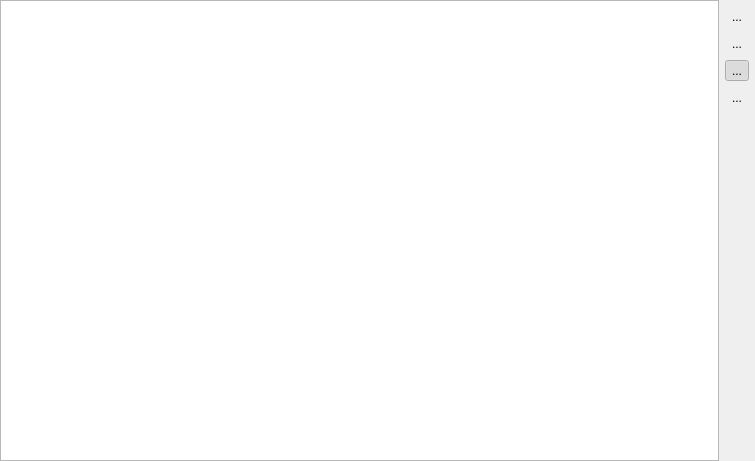
<?xml version="1.0" encoding="UTF-8"?>
<ui version="4.0">
 <class>Console</class>
 <widget class="QWidget" name="Console">
  <property name="geometry">
   <rect>
    <x>0</x>
    <y>0</y>
    <width>755</width>
    <height>461</height>
   </rect>
  </property>
  <property name="windowTitle">
   <string>Console</string>
  </property>
  <layout class="QHBoxLayout" name="horizontalLayout">
   <property name="spacing">
    <number>0</number>
   </property>
   <property name="leftMargin">
    <number>0</number>
   </property>
   <property name="topMargin">
    <number>0</number>
   </property>
   <property name="rightMargin">
    <number>0</number>
   </property>
   <property name="bottomMargin">
    <number>0</number>
   </property>
   <item>
    <widget class="QTextEdit" name="txtConsole">
     <property name="undoRedoEnabled">
      <bool>false</bool>
     </property>
     <property name="readOnly">
      <bool>true</bool>
     </property>
     <property name="tabStopWidth">
      <number>40</number>
     </property>
     <property name="textInteractionFlags">
      <set>Qt::TextSelectableByKeyboard|Qt::TextSelectableByMouse</set>
     </property>
    </widget>
   </item>
   <item>
    <layout class="QVBoxLayout" name="verticalLayout">
     <property name="spacing">
      <number>6</number>
     </property>
     <property name="leftMargin">
      <number>6</number>
     </property>
     <property name="topMargin">
      <number>6</number>
     </property>
     <property name="rightMargin">
      <number>6</number>
     </property>
     <property name="bottomMargin">
      <number>6</number>
     </property>
     <item>
      <widget class="QToolButton" name="btnCopy">
       <property name="enabled">
        <bool>true</bool>
       </property>
       <property name="text">
        <string>...</string>
       </property>
       <property name="iconSize">
        <size>
         <width>24</width>
         <height>24</height>
        </size>
       </property>
       <property name="autoRaise">
        <bool>true</bool>
       </property>
      </widget>
     </item>
     <item>
      <widget class="QToolButton" name="btnWordWrap">
       <property name="text">
        <string>...</string>
       </property>
       <property name="iconSize">
        <size>
         <width>24</width>
         <height>24</height>
        </size>
       </property>
       <property name="checkable">
        <bool>true</bool>
       </property>
       <property name="autoRaise">
        <bool>true</bool>
       </property>
      </widget>
     </item>
     <item>
      <widget class="QToolButton" name="btnScrollDown">
       <property name="text">
        <string>...</string>
       </property>
       <property name="iconSize">
        <size>
         <width>24</width>
         <height>24</height>
        </size>
       </property>
       <property name="checkable">
        <bool>true</bool>
       </property>
       <property name="checked">
        <bool>true</bool>
       </property>
       <property name="autoRaise">
        <bool>true</bool>
       </property>
      </widget>
     </item>
     <item>
      <widget class="QToolButton" name="btnTrash">
       <property name="text">
        <string>...</string>
       </property>
       <property name="iconSize">
        <size>
         <width>24</width>
         <height>24</height>
        </size>
       </property>
       <property name="autoRaise">
        <bool>true</bool>
       </property>
      </widget>
     </item>
     <item>
      <spacer name="verticalSpacer">
       <property name="orientation">
        <enum>Qt::Vertical</enum>
       </property>
       <property name="sizeHint" stdset="0">
        <size>
         <width>20</width>
         <height>40</height>
        </size>
       </property>
      </spacer>
     </item>
    </layout>
   </item>
  </layout>
 </widget>
 <resources/>
 <connections/>
</ui>
